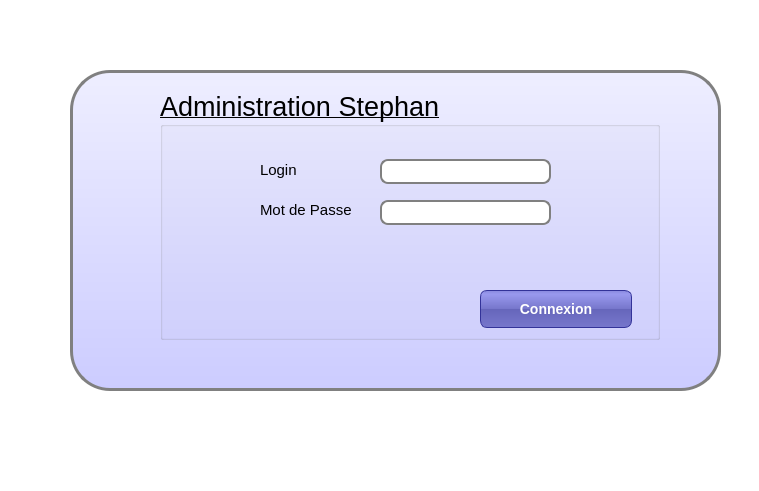
<?xml version="1.0" encoding="UTF-8"?>
<ui version="4.0">
 <class>Login</class>
 <widget class="QWidget" name="Login">
  <property name="geometry">
   <rect>
    <x>0</x>
    <y>0</y>
    <width>759</width>
    <height>491</height>
   </rect>
  </property>
  <property name="windowTitle">
   <string>Form</string>
  </property>
  <property name="styleSheet">
   <string notr="true">#Login {
background: white;
}

#frame {
border: 3px solid gray;
border-radius: 40px;
background: white;
background: QLinearGradient(x1: 0, y1: 0, x2: 0, y2: 1, stop: 0 #eef, stop: 1 #ccf);
}

#log {
padding: 1px;
border-style: solid;
border: 2px solid gray;
border-radius: 8px;
}

#pass {
padding: 1px;
border-style: solid;
border: 2px solid gray;
border-radius: 8px;
}
QPushButton {
color: white;
background-color: QLinearGradient( x1: 0, y1: 0, x2: 0, y2: 1, stop: 0 #88d, stop: 0.1 #99e, stop: 0.49 #77c, stop: 0.5 #66b, stop: 1 #77c);
border-width: 1px;
border-color: #339;
border-style: solid;
border-radius: 7;
padding: 3px;
font-size: 14px;
padding-left: 5px;
padding-right: 5px;
font-weight: bold;
min-width: 140px;
}
QLineEdit {
padding: 1px;
border-style: solid;
border: 2px solid gray;
border-radius: 8px;
}

QPushButton#connexion:focus {
background: qradialgradient(cx: 0.3, cy: -0.4,
fx: 0.3, fy: -0.4,
radius: 1.35, stop: 0 #fff, stop: 1 #bbb);
}
</string>
  </property>
  <widget class="QFrame" name="frame">
   <property name="geometry">
    <rect>
     <x>70</x>
     <y>70</y>
     <width>651</width>
     <height>321</height>
    </rect>
   </property>
   <property name="frameShape">
    <enum>QFrame::StyledPanel</enum>
   </property>
   <property name="frameShadow">
    <enum>QFrame::Raised</enum>
   </property>
   <widget class="QGroupBox" name="groupBox">
    <property name="geometry">
     <rect>
      <x>90</x>
      <y>20</y>
      <width>500</width>
      <height>250</height>
     </rect>
    </property>
    <property name="font">
     <font>
      <pointsize>20</pointsize>
      <italic>false</italic>
      <underline>true</underline>
     </font>
    </property>
    <property name="title">
     <string>Administration Stephan</string>
    </property>
    <widget class="QLabel" name="label_2">
     <property name="geometry">
      <rect>
       <x>100</x>
       <y>110</y>
       <width>111</width>
       <height>20</height>
      </rect>
     </property>
     <property name="font">
      <font>
       <pointsize>11</pointsize>
       <italic>false</italic>
       <underline>false</underline>
       <kerning>true</kerning>
      </font>
     </property>
     <property name="text">
      <string>Mot de Passe</string>
     </property>
    </widget>
    <widget class="QLineEdit" name="pass">
     <property name="geometry">
      <rect>
       <x>220</x>
       <y>110</y>
       <width>171</width>
       <height>25</height>
      </rect>
     </property>
     <property name="font">
      <font>
       <pointsize>11</pointsize>
       <underline>false</underline>
      </font>
     </property>
     <property name="text">
      <string/>
     </property>
     <property name="echoMode">
      <enum>QLineEdit::Password</enum>
     </property>
    </widget>
    <widget class="QLabel" name="label">
     <property name="geometry">
      <rect>
       <x>100</x>
       <y>70</y>
       <width>91</width>
       <height>20</height>
      </rect>
     </property>
     <property name="font">
      <font>
       <pointsize>11</pointsize>
       <underline>false</underline>
      </font>
     </property>
     <property name="text">
      <string>Login</string>
     </property>
    </widget>
    <widget class="QLineEdit" name="log">
     <property name="geometry">
      <rect>
       <x>220</x>
       <y>69</y>
       <width>171</width>
       <height>25</height>
      </rect>
     </property>
     <property name="font">
      <font>
       <pointsize>11</pointsize>
       <underline>false</underline>
      </font>
     </property>
    </widget>
    <widget class="QPushButton" name="connexion">
     <property name="geometry">
      <rect>
       <x>320</x>
       <y>200</y>
       <width>152</width>
       <height>38</height>
      </rect>
     </property>
     <property name="text">
      <string>Connexion</string>
     </property>
    </widget>
   </widget>
  </widget>
 </widget>
 <tabstops>
  <tabstop>log</tabstop>
  <tabstop>pass</tabstop>
  <tabstop>connexion</tabstop>
 </tabstops>
 <resources/>
 <connections/>
</ui>
